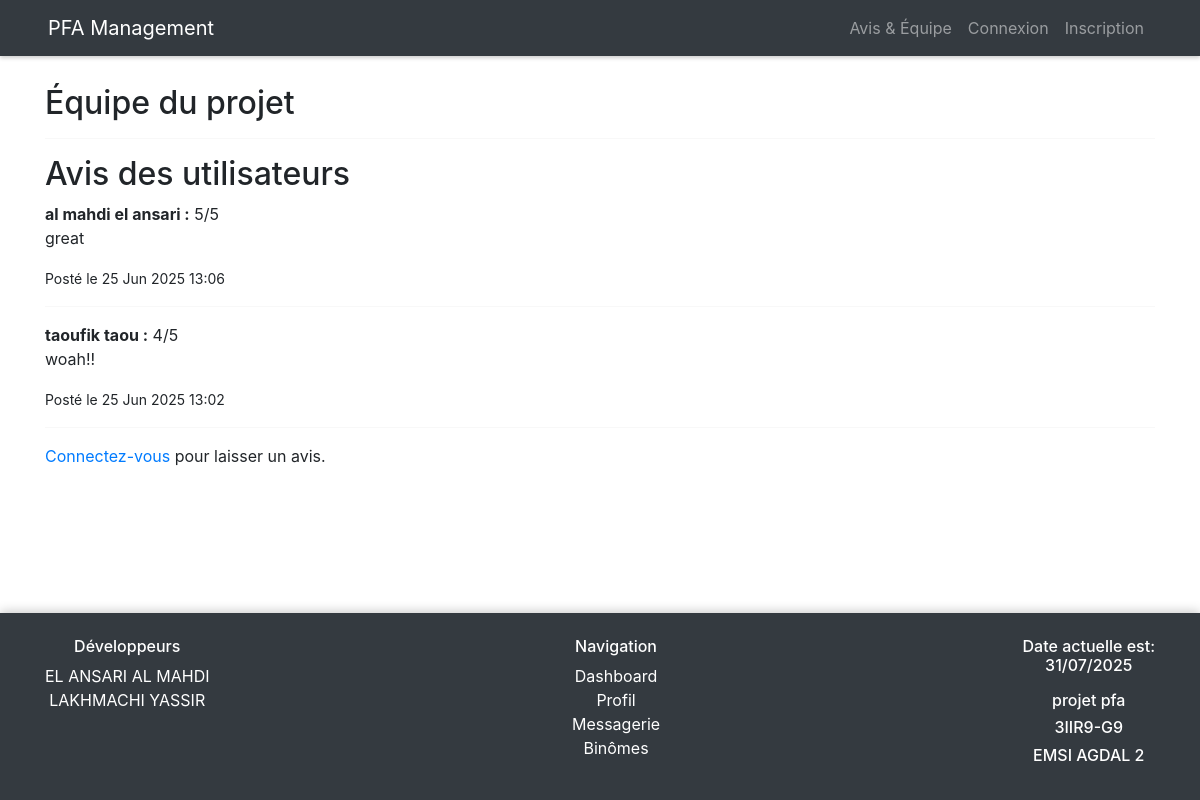
Screenshot of /avis/ with the database file from the repository.
### reviews/models.py (models this page shows, shortened)
class Review(models.Model):
    user = models.ForeignKey(settings.AUTH_USER_MODEL, on_delete=models.CASCADE)
    rating = models.IntegerField(validators=[MinValueValidator(1), MaxValueValidator(5)])
    comment = models.TextField()
    is_approved = models.BooleanField(default=False)
    created_at = models.DateTimeField(auto_now_add=True)
    class Meta:
        ordering = ['-created_at']

### accounts/models.py (models this page shows, shortened)
class User(AbstractUser):
    USER_TYPE_CHOICES = [
        ('student', 'Étudiant'),
        ('teacher', 'Professeur'),
        ('admin', 'Administrateur'),
    ]
    user_type = models.CharField(max_length=10, choices=USER_TYPE_CHOICES, default='student')
    phone = models.CharField(max_length=15, blank=True)
    profile_picture = models.ImageField(upload_to='profile_pics/')
    bio = models.TextField(max_length=500, blank=True)

### reviews/views.py (the view)
# urls.py: path('', views.review_list, name='review_list'),
def review_list(request):
    reviews = Review.objects.filter(is_approved=True)
    team = TeamMember.objects.all()
    return render(request, 'reviews/review_list.html', {
        'reviews': reviews,
        'team': team
    })

### pfa_project/templates/reviews/review_list.html (shortened to what this page needs)
{% extends 'base.html' %}
{% block content %}
<h2>Équipe du projet</h2>
<hr>
<h2>Avis des utilisateurs</h2>
{% for review in reviews %}
    <div class="review">
        <strong>{{ review.user.get_full_name }} :</strong>
        <span>{{ review.rating }}/5</span>
        <p>{{ review.comment }}</p>
        <small>Posté le {{ review.created_at|date:"d M Y H:i" }}</small>
    </div>
    <hr>
{% empty %}
    <p>Aucun avis approuvé pour l’instant.</p>
{% endfor %}
{% if user.is_authenticated %}
    <a href="{% url 'add_review' %}" class="btn btn-primary">Laisser un avis</a>
{% else %}
    <p><a href="{% url 'login' %}">Connectez-vous</a> pour laisser un avis.</p>
{% endif %}
{% endblock %}

### pfa_project/static/css/style.css (style rules this page uses)
body { padding-top: 60px; background-color: #f8f9fa; }
body { padding-bottom: 100px; }
* { margin: 0; padding: 0; box-sizing: border-box; }
html, body { height: 100%; }
body { display: flex; flex-direction: column; font-family: Arial, sans-serif; }

### rows the page displays
Review: user.get_full_name "al mahdi el ansari", rating "5", comment "great", created_at "25 Jun 2025 13:06"
Review: user.get_full_name "taoufik taou", rating "4", comment "woah!!", created_at "25 Jun 2025 13:02"
